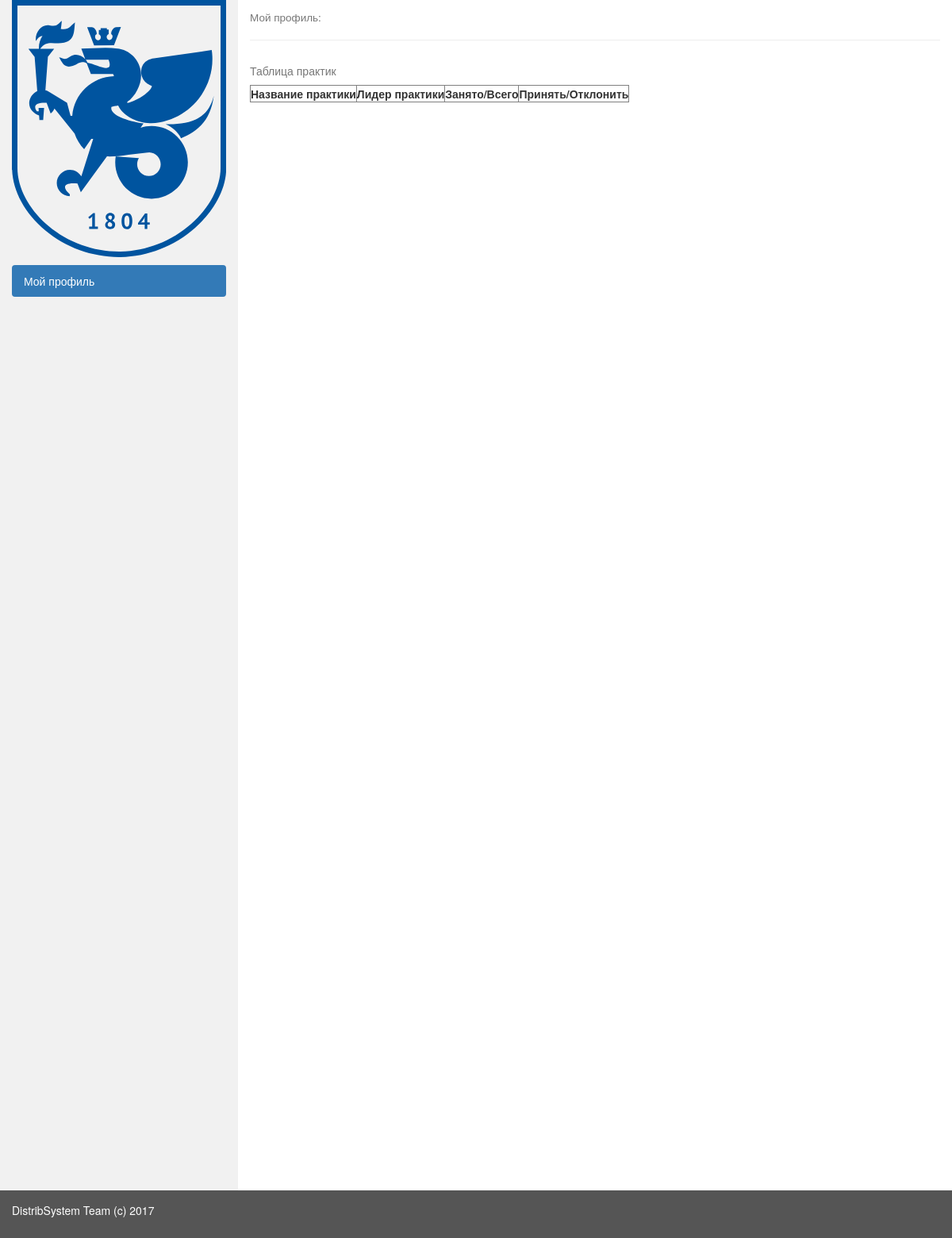
Page /distribution/my_profile/4/student/practice on the earlier database version.
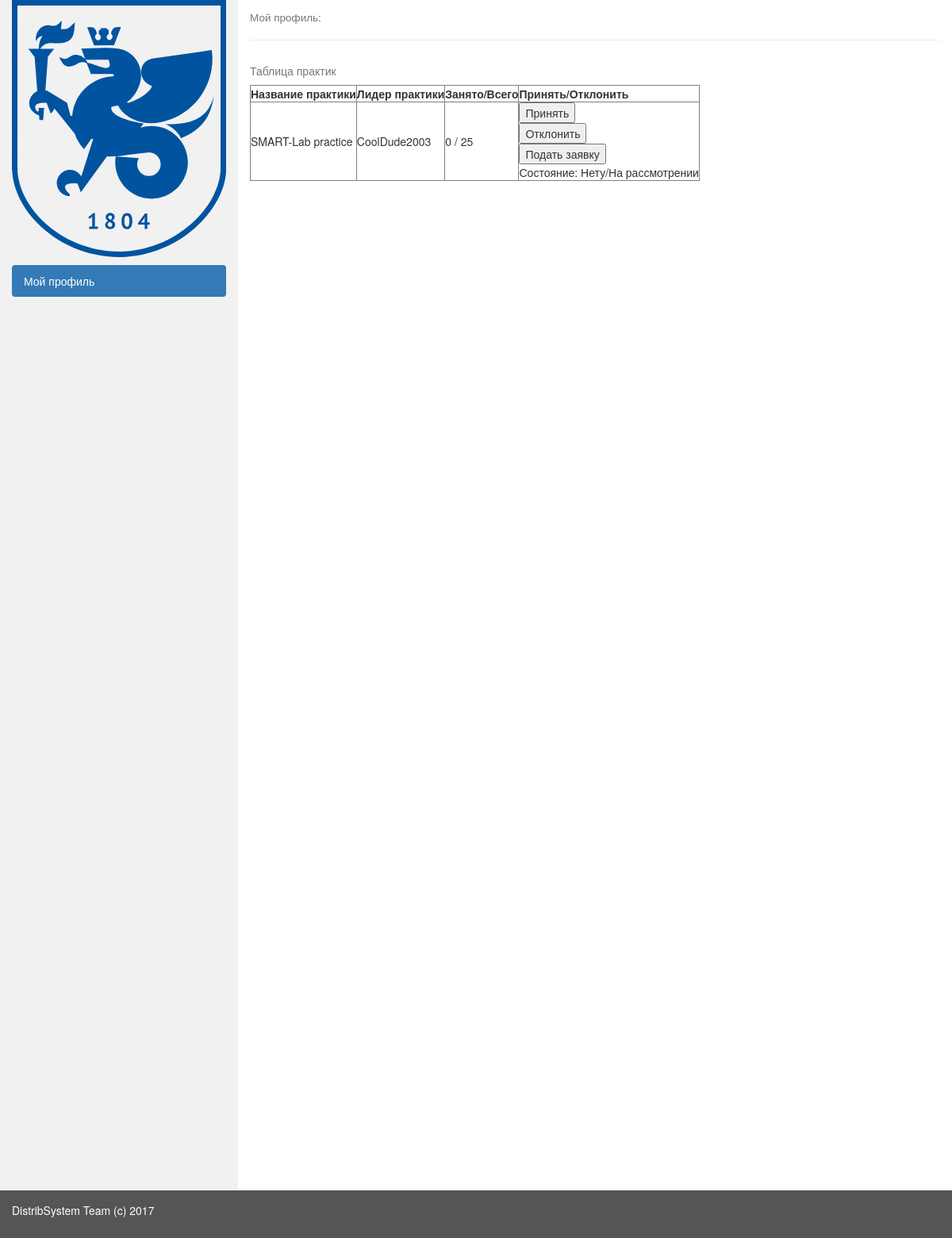
Same page on the later database version.
### choose_distrib/models.py (models this page shows)
class Container(models.Model):
    container_name = models.CharField(max_length=100, verbose_name='Название')
    container_director = models.OneToOneField(User, on_delete=models.CASCADE)
    container_capacity = models.IntegerField(
        default=0,
        validators=[MaxValueValidator(300), MinValueValidator(0)]
    )
    '''
    3 - LAB
    4 - COURSE
    5 - PRACTICE
    6 - SCIENCE_HEAD
    '''
    container_type = models.CharField(max_length=20, default="")

class Practice(Container):
    def __str__(self):
        return "Название практики: {0}".format(self.container_name)

class Container(models.Model):
    container_name = models.CharField(max_length=100, verbose_name='Название')
    container_director = models.OneToOneField(User, on_delete=models.CASCADE)
    container_capacity = models.IntegerField(
        default=0,
        validators=[MaxValueValidator(300), MinValueValidator(0)]
    )
    '''
    3 - LAB
    4 - COURSE
    5 - PRACTICE
    6 - SCIENCE_HEAD
    '''
    container_type = models.CharField(max_length=20, default="")

### choose_distrib/views.py (the view)
# urls.py: url(r'my_profile/(?P<user_id>[0-9]+)/student/practice', views.student_practice_form, name='student_practice'),
def student_practice_form(request, user_id):
    user = request.user
    practices_for_student = get_practice_from_db(user)
    occupied_places = []
    for practices in practices_for_student:
        temp = StudentToLabStorage.objects.filter(container=practices).distinct().count()
        occupied_places.append(temp)
    context = {
        'occupied': occupied_places,
        'practices': practices_for_student,
    }
    return render(request, 'distribution/practice_table.html', context)

### choose_distrib/utils.py (called while the page is built)
def get_practice_from_db(user):
    practices = Practice.objects.all()
    return list(practices)

### choose_distrib/templates/distribution/practice_table.html
{% extends 'distribution/base_table.html' %}
{% block content %}
<table border="1">
  <caption>Таблица практик</caption>
  <tr>
    <th>Название практики</th>
    <th>Лидер практики</th>
    <th>Занято/Всего</th>
    <th>Принять/Отклонить</th>
  </tr>
  <tr>
  {% for practice in practices %}
      <td> {{ practice.container_name }} </td>
      <td> {{ practice.container_director }} </td>
      <td> {% if occupied.len > 0 %} {{ occupied.len }} {% else %} 0 {% endif %}/ {{ practice.container_capacity }} </td>
      <td>
          <form action="урл для принятия" method="post">
            <input type="submit" name="accept" value="Принять">
          </form>
          <form action="урл для отказа" method="post">
            <input type="submit" name="decline" value="Отклонить">
          </form>
          <form action="урл для подачи заявки" method="post">
            <input type="submit" name="decline" value="Подать заявку">
          </form>
          Состояние: Нету/На рассмотрении
      </td>
  </tr>
  {% endfor %}
</table>
{% endblock %}

### choose_distrib/templates/distribution/base_table.html (shortened to what this page needs)
{% load static %}
<!DOCTYPE html>
<html lang="en">
  <head>
    <link href="{% static "distribution/css/bootstrap.min.css" %}" rel="stylesheet" type="text/css">
    <link rel="stylesheet" type="text/css" href="{% static "distribution/css/style.css" %}">
  </head>
  <body>
    <div class="container-fluid">
      <div class="row content">
        <div class="col-sm-3 sidenav">
          <img class="img-padding" src="{% static "distribution/img/profile_logo.svg" %}">
          <ul class="nav nav-pills nav-stacked">
            <li class="active" ><a href="{% url 'userroles:profile' user.id%}">Мой профиль</a></li>
          </ul>
        </div>
        <div class="col-sm-9">
          <h4><small>Мой профиль:</small></h4>
          <hr>
            {% block content %}
            {% endblock %}
        </div>
      </div>
    </div>
    <footer class="container-fluid">
      <p>DistribSystem Team (c) 2017</p>
    </footer>
  </body>
</html>

### choose_distrib/static/distribution/css/style.css (style rules this page uses)
.row.content { height: 1500px }
.sidenav { background-color: #f1f1f1; height: 100%; }
footer { background-color: #555; color: white; padding: 15px; }

Differences in the rows shown:
added Practice: container_name "SMART-Lab practice", container_director "CoolDude2003", container_capacity "25"
